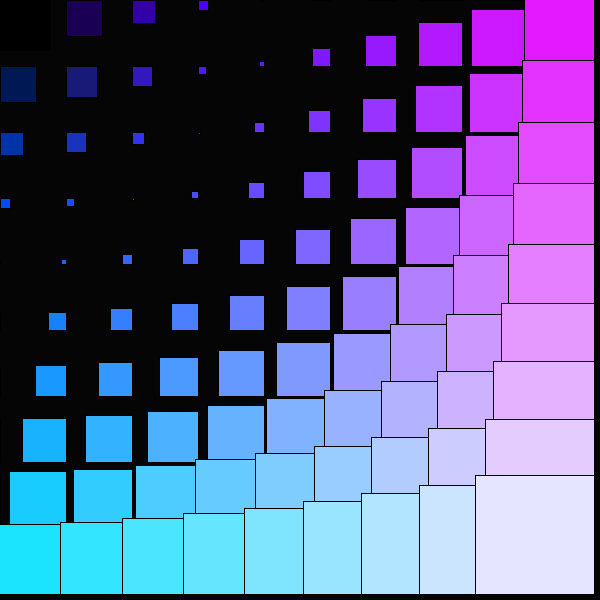
Frame 1 (no input)
Frame 60 (the mouse pressed at the canvas centre just before this capture): identical to frame 1, image omitted
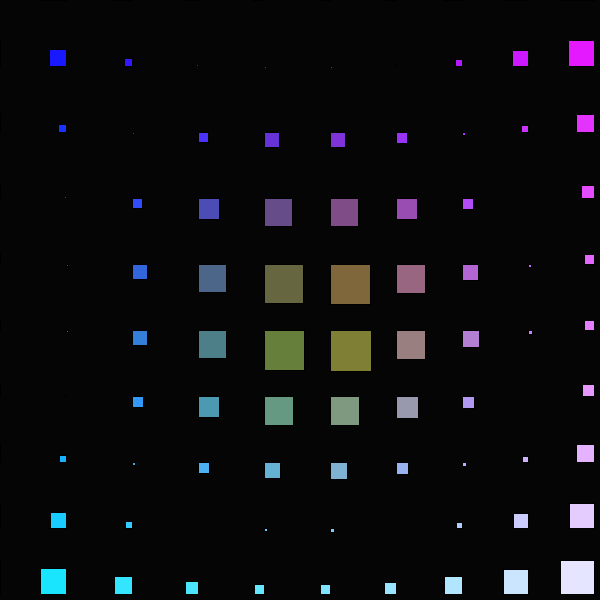
Frame 120 (the mouse held since frame 60 and released just before this capture)

The Processing sketch that drew these frames (run headless with seeded random() and noise(); from frame 60 on, the mouse is pressed at the canvas centre):

// Processing sketch: sketch_2DSketch
// ── sketch_2DSketch.pde
//It seems to run a bit slow on my computer? I've tried a number 
//of things but didn't know how to make it run quicker?

int COLS_NUM = 10;
int ROWS_NUM = 10;
int x;
int y;

float[][] posx = new float[COLS_NUM][ROWS_NUM];
float[][] posy = new float[COLS_NUM][ROWS_NUM];

void setup() {
  size(600, 600);

  float xStepAmount = (width)/(posx.length - 1);
  float yStepAmount = (height)/(posx[0].length - 1);

  for (int i = 0; i < posx.length; i++) {
    for (int j = 0; j < posx[0].length; j++) {
      posx[i][j] = i * xStepAmount;
      posy[i][j] =  j * yStepAmount;
    }
  }
}


void draw() {
  background(5);

  for (int i = 0; i < posx.length; i++) {
    for (int j = 0; j < posx[0].length; j++) {
      float r = map(i, 0, posx.length, 0, 255);
      float g = map(j, 0, posx[0].length, 0, 255);
      float b = map(dist(mouseX, mouseY, posx[i][j], posy[i][j]), 0, 200, 0, 255);
      fill(r, g, b);
      float s = map(dist(mouseX, mouseY, posx[i][j], posy[i][j]), 0, 200, 50, 10);
      rect(posx[i][j], posy[i][j], s, s);


      //posx[i][j] += random(-1, 1);
      //posy[i][j] += random(-1, 1);
    }
  }
}
